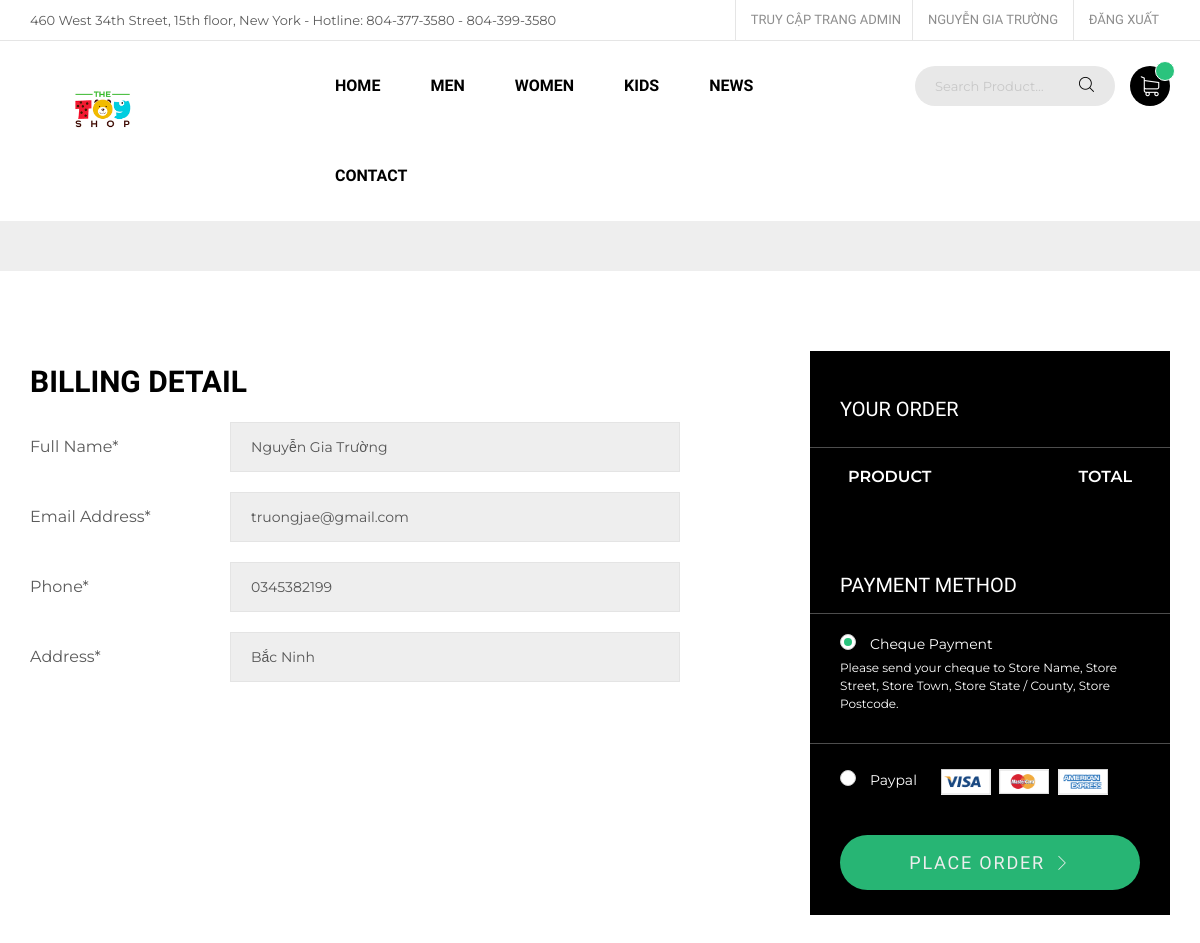
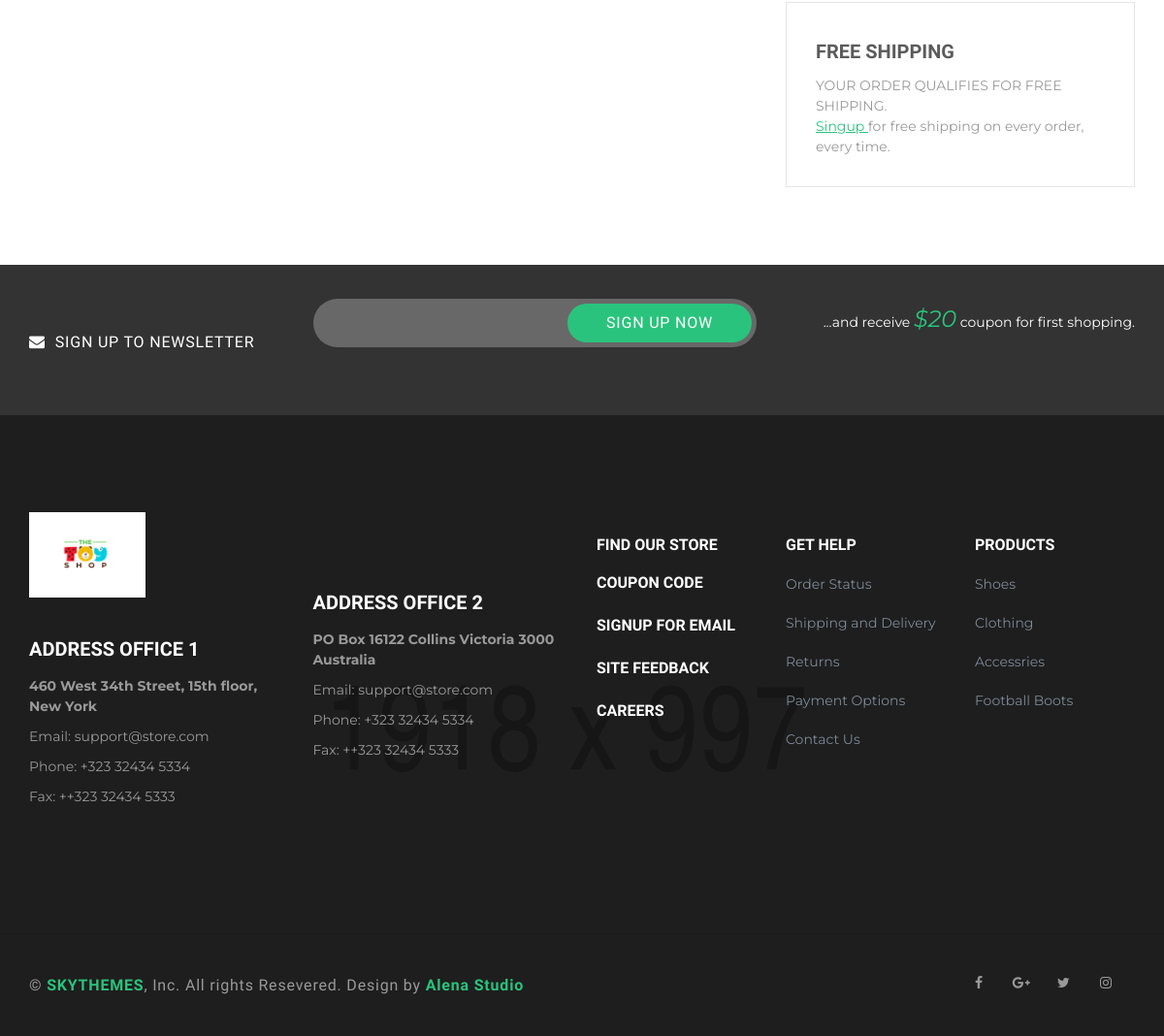
The app's page /checkout.php (signed in) with its own data (2 pictures, top to bottom).
### tables this page shows
CREATE TABLE `user` (
  `id` int(11) NOT NULL,
  `username` varchar(255) NOT NULL,
  `password` varchar(255) NOT NULL,
  `fullname` varchar(255) NOT NULL,
  `dob` date NOT NULL,
  `address` varchar(255) NOT NULL,
  `role` tinyint(1) NOT NULL DEFAULT 0,
  `gender` tinyint(1) NOT NULL DEFAULT 0,
  `email` varchar(255) NOT NULL,
  `phone` varchar(10) NOT NULL
);

### formCart.php (called while the page is built, shortened)
<?php
require_once("backend/auth.php");
$infoUser = Auth::loginWithCookie();
?>

### backend/auth.php (called while the page is built, shortened)
<?php
require_once (__DIR__."../../connect.php") ;
class Auth{
    public static function findOneByUsernameAndPassword($username,$password){
        global $conn;
        $sql="select * from user where username = '$username' and password = '$password'";
        $run = mysqli_query($conn,$sql)->fetch_assoc();
        return $run;
    }
    public static function loginWithCookie(){
        if(isset($_COOKIE['username']) && isset($_COOKIE['password'])) {
            $username= $_COOKIE['username'];
            $password= $_COOKIE['password'];
            $run = Auth::findOneByUsernameAndPassword($username,$password);
            return $run ? $run : null;
        }
        return null;
    }
}

### checkout.php (the view, shortened to what this page needs)
<?php
  require_once("backend/authWithCookie.php");
  require_once("backend/auth.php");
?>
<!DOCTYPE html>
<html lang="en">
  <head>
    <link rel="stylesheet" href="plugins/font-awesome/css/font-awesome.min.css">
    <link rel="stylesheet" href="plugins/ps-icon/style.css">
    <link rel="stylesheet" href="plugins/bootstrap/dist/css/bootstrap.min.css">
    <link rel="stylesheet" href="plugins/owl-carousel/assets/owl.carousel.css">
    <link rel="stylesheet" href="plugins/jquery-bar-rating/dist/themes/fontawesome-stars.css">
    <link rel="stylesheet" href="plugins/slick/slick/slick.css">
    <link rel="stylesheet" href="plugins/bootstrap-select/dist/css/bootstrap-select.min.css">
    <link rel="stylesheet" href="plugins/Magnific-Popup/dist/magnific-popup.css">
    <link rel="stylesheet" href="plugins/jquery-ui/jquery-ui.min.css">
    <link rel="stylesheet" href="plugins/revolution/css/settings.css">
    <link rel="stylesheet" href="plugins/revolution/css/layers.css">
    <link rel="stylesheet" href="plugins/revolution/css/navigation.css">
    <link rel="stylesheet" href="css/style.css">
  </head>
  <body class="ps-loading">
    <header class="header">
      <div class="header__top">
        <div class="container-fluid">
        <div class="row">
                <div class="col-lg-6 col-md-8 col-sm-6 col-xs-12 ">
                  <p>460 West 34th Street, 15th floor, New York  -  Hotline: 804-377-3580 - 804-399-3580</p>
                </div>
                <div class="col-lg-6 col-md-4 col-sm-6 col-xs-12 ">
                  <div class="header__actions">
                    <?php
                      require_once("backend/filterWithCookie.php");
                    ?>
                  </div>
                </div>
          </div>
        </div>
      </div>
      <nav class="navigation">
        <div class="container-fluid">
          <div class="navigation__column left">
            <div class="header__logo"><a class="ps-logo" href="index.php"><img src="images/logo.png" alt=""></a></div>
          </div>
          <div class="navigation__column center">
                <ul class="main-menu menu">
                  <li class="menu-item menu-item-has-children dropdown"><a href="index.php">Home</a>
                  </li>
                  <li class="menu-item menu-item-has-children has-mega-menu"><a href="#">Men</a></li>
                  <li class="menu-item"><a href="#">Women</a></li>
                  <li class="menu-item"><a href="#">Kids</a></li>
                  <li class="menu-item menu-item-has-children dropdown"><a href="#">News</a>
                  </li>
                  <li class="menu-item menu-item-has-children dropdown"><a href="contact-us.php">Contact</a>
                  </li>
                </ul>
          </div>
          <div class="navigation__column right">
            <form class="ps-search--header" action="do_action" method="post">
              <input class="form-control" type="text" placeholder="Search Product…">
              <button><i class="ps-icon-search"></i></button>
            </form>
            <div class="ps-cart"><a class="ps-cart__toggle" href="#"><span><i></i></span><i class="ps-icon-shopping-cart"></i></a>
            <?php require_once("formCart.php") ?>
            </div>
          </div>
        </div>
      </nav>
    </header>
    <div class="header-services">
      <div class="ps-services owl-slider" data-owl-auto="true" data-owl-loop="true" data-owl-speed="7000" data-owl-gap="0" data-owl-nav="true" data-owl-dots="false" data-owl-item="1" data-owl-item-xs="1" data-owl-item-sm="1" data-owl-item-md="1" data-owl-item-lg="1" data-owl-duration="1000" data-owl-mousedrag="on">
      </div>
    </div>
    <main class="ps-main">
      <div class="ps-checkout pt-80 pb-80">
        <div class="ps-container">
          <form class="ps-checkout__form" action="" method="post">
            <div class="row">
                  <div class="col-lg-8 col-md-8 col-sm-12 col-xs-12 ">
                    <div class="ps-checkout__billing">
                      <h3>Billing Detail</h3>
                            <div class="form-group form-group--inline">
                              <label>Full Name<span>*</span>
                              </label>
                              <input readonly value="<?php echo $infoUser['fullname'] ?>" class="form-control" type="text">
                            </div>
                            <div class="form-group form-group--inline">
                              <label>Email Address<span>*</span>
                              </label>
                              <input readonly value="<?php echo $infoUser['email'] ?>" class="form-control" type="email">
                            </div>
                            <div class="form-group form-group--inline">
                              <label>Phone<span>*</span>
                              </label>
                              <input readonly value="<?php echo $infoUser['phone'] ?>" class="form-control" type="text">
                            </div>
                            <div class="form-group form-group--inline">
                              <label>Address<span>*</span>
                              </label>
                              <input readonly value="<?php echo $infoUser['address'] ?>" class="form-control" type="text">
                            </div>
                    </div>
                  </div>
                  <div class="col-lg-4 col-md-4 col-sm-12 col-xs-12 ">
                    <div class="ps-checkout__order">
                      <header>
                        <h3>Your Order</h3>
                      </header>
                      <div class="content">
                        <table class="table ps-checkout__products">
                          <thead>
                            <tr>
                              <th class="text-uppercase">Product</th>
                              <th class="text-uppercase">Total</th>
                            </tr>
                          </thead>
                        </table>
                      </div>
                      <footer>
                        <h3>Payment Method</h3>
                        <div class="form-group cheque">
                          <div class="ps-radio">
                            <label for="rdo01">Cheque Payment</label>
                            <p>Please send your cheque to Store Name, Store Street, Store Town, Store State / County, Store Postcode.</p>
                          </div>
                        </div>
                        <div class="form-group paypal">
                          <div class="ps-radio ps-radio--inline">
                            <label for="rdo02">Paypal</label>
                          </div>
                          <ul class="ps-payment-method">
                            <li><a href="#"><img src="images/payment/1.png" alt=""></a></li>
                            <li><a href="#"><img src="images/payment/2.png" alt=""></a></li>
                            <li><a href="#"><img src="images/payment/3.png" alt=""></a></li>
                          </ul>
                            <button name="submit_payment" class="ps-btn ps-btn--fullwidth">Place Order<i class="ps-icon-next"></i></button>
                        </div>
                      </footer>
                    </div>
                    <div class="ps-shipping">
                      <h3>FREE SHIPPING</h3>
                      <p>YOUR ORDER QUALIFIES FOR FREE SHIPPING.<br> <a href="#"> Singup </a> for free shipping on every order, every time.</p>
                    </div>
                  </div>
            </div>
          </form>
        </div>
      </div>
      <div class="ps-subscribe">
        <div class="ps-container">
          <div class="row">
                <div class="col-lg-3 col-md-12 col-sm-12 col-xs-12 ">
                  <h3><i class="fa fa-envelope"></i>Sign up to Newsletter</h3>
                </div>
                <div class="col-lg-5 col-md-7 col-sm-12 col-xs-12 ">
                  <form class="ps-subscribe__form" action="do_action" method="post">
                    <input class="form-control" type="text" placeholder="">
                    <button>Sign up now</button>
                  </form>
                </div>
                <div class="col-lg-4 col-md-5 col-sm-12 col-xs-12 ">
                  <p>...and receive  <span>$20</span>  coupon for first shopping.</p>
                </div>
          </div>
        </div>
      </div>
      <div class="ps-footer bg--cover" data-background="images/background/parallax.jpg">
        <div class="ps-footer__content">
          <div class="ps-container">
            <div class="row">
                  <div class="col-lg-3 col-md-3 col-sm-12 col-xs-12 ">
                    <aside class="ps-widget--footer ps-widget--info">
                      <header><a class="ps-logo" href="index.php"><img src="images/logo-white.png" alt=""></a>
                        <h3 class="ps-widget__title">Address Office 1</h3>
                      </header>
                      <footer>
                        <p><strong>460 West 34th Street, 15th floor, New York</strong></p>
                        <p>Email: <a href='mailto:support@store.com'>support@store.com</a></p>
                        <p>Phone: +323 32434 5334</p>
                        <p>Fax: ++323 32434 5333</p>
                      </footer>
                    </aside>
                  </div>
                  <div class="col-lg-3 col-md-3 col-sm-12 col-xs-12 ">
                    <aside class="ps-widget--footer ps-widget--info second">
                      <header>
                        <h3 class="ps-widget__title">Address Office 2</h3>
                      </header>
                      <footer>
                        <p><strong>PO Box 16122 Collins  Victoria 3000 Australia</strong></p>
                        <p>Email: <a href='mailto:support@store.com'>support@store.com</a></p>
                        <p>Phone: +323 32434 5334</p>
                        <p>Fax: ++323 32434 5333</p>
                      </footer>
                    </aside>
                  </div>
                  <div class="col-lg-2 col-md-2 col-sm-4 col-xs-12 ">
                    <aside class="ps-widget--footer ps-widget--link">
                      <header>
                        <h3 class="ps-widget__title">Find Our store</h3>
                      </header>
                      <footer>
                        <ul class="ps-list--link">
                          <li><a href="#">Coupon Code</a></li>
                          <li><a href="#">SignUp For Email</a></li>
                          <li><a href="#">Site Feedback</a></li>
                          <li><a href="#">Careers</a></li>
                        </ul>
                      </footer>
                    </aside>
                  </div>
                  <div class="col-lg-2 col-md-2 col-sm-4 col-xs-12 ">
                    <aside class="ps-widget--footer ps-widget--link">
                      <header>
                        <h3 class="ps-widget__title">Get Help</h3>
                      </header>
                      <footer>
                        <ul class="ps-list--line">
                          <li><a href="#">Order Status</a></li>
                          <li><a href="#">Shipping and Delivery</a></li>
                          <li><a href="#">Returns</a></li>
                          <li><a href="#">Payment Options</a></li>
                          <li><a href="#">Contact Us</a></li>
                        </ul>
                      </footer>
                    </aside>
                  </div>
                  <div class="col-lg-2 col-md-2 col-sm-4 col-xs-12 ">
                    <aside class="ps-widget--footer ps-widget--link">
                      <header>
                        <h3 class="ps-widget__title">Products</h3>
                      </header>
                      <footer>
                        <ul class="ps-list--line">
                          <li><a href="#">Shoes</a></li>
                          <li><a href="#">Clothing</a></li>
                          <li><a href="#">Accessries</a></li>
                          <li><a href="#">Football Boots</a></li>
                        </ul>
                      </footer>
                    </aside>
                  </div>
            </div>
          </div>
        </div>
        <div class="ps-footer__copyright">
          <div class="ps-container">
            <div class="row">
                  <div class="col-lg-6 col-md-6 col-sm-6 col-xs-12 ">
                    <p>&copy; <a href="#">SKYTHEMES</a>, Inc. All rights Resevered. Design by <a href="#"> Alena Studio</a></p>
                  </div>
                  <div class="col-lg-6 col-md-6 col-sm-6 col-xs-12 ">
                    <ul class="ps-social">
                      <li><a href="#"><i class="fa fa-facebook"></i></a></li>
                      <li><a href="#"><i class="fa fa-google-plus"></i></a></li>
                      <li><a href="#"><i class="fa fa-twitter"></i></a></li>
                      <li><a href="#"><i class="fa fa-instagram"></i></a></li>
                    </ul>
                  </div>
            </div>
          </div>
        </div>
      </div>
    </main>
  </body>
</html>

### backend/filterWithCookie.php
<?php
    require_once("auth.php");
    $checkCookie = Auth::loginWithCookie();
    if($checkCookie != null){
        if($checkCookie['role']==1){
            echo '<a href="admin/production/shoe.php">TRUY CẬP TRANG ADMIN</a>';
        }
        echo '<a href="#">'.$checkCookie['fullname'].'</a>
        <a href="/shoe/backend/logoutCookie.php">Đăng Xuất</a>';
    }
    else{
        echo '<a href="auth/login/index.php">Login & Regiser</a>';
    }
?>

### records on screen
user: fullname "NGUYỄN GIA TRƯỜNG", fullname "Nguyễn Gia Trường", email "truongjae@gmail.com", phone "0345382199", address "Bắc Ninh"
